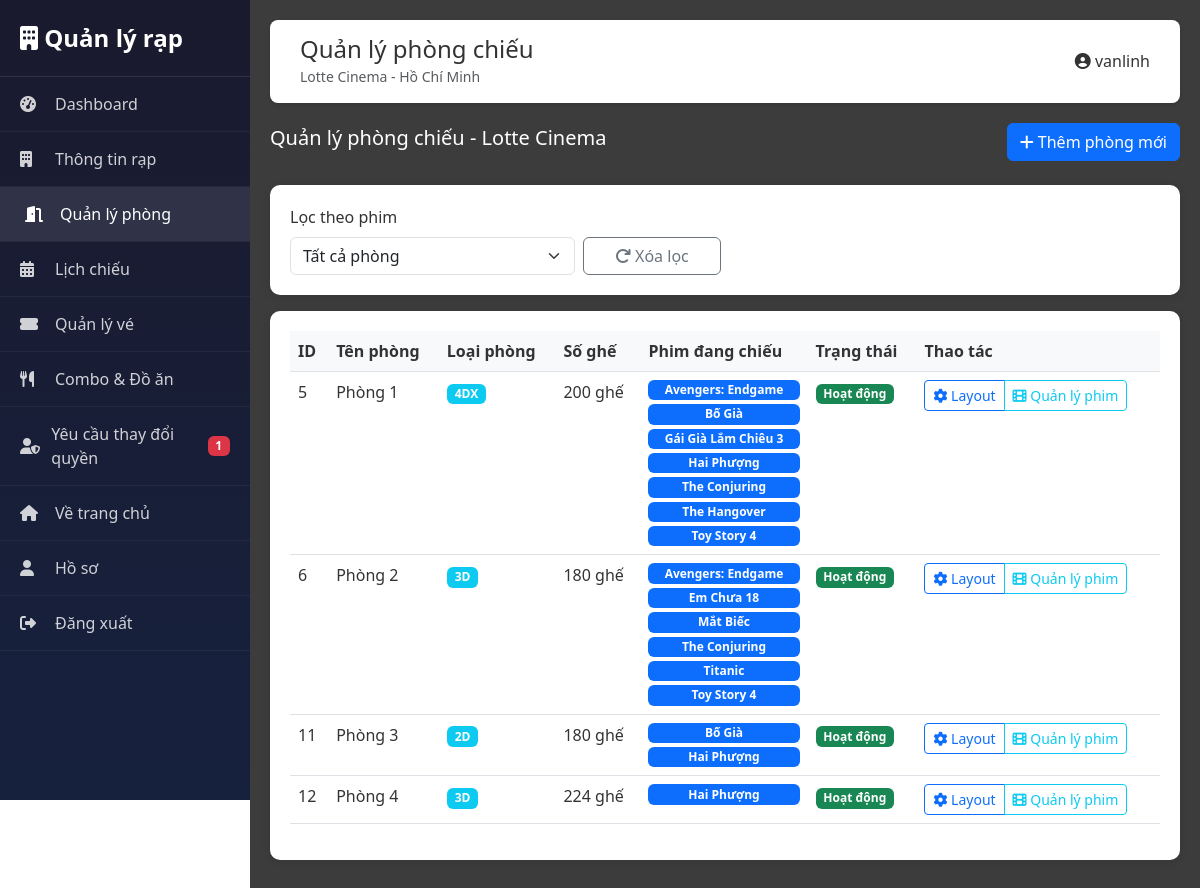
Screenshot of /?route=moderator/screens (signed in) with the database file from the repository.
### tables this page shows
CREATE TABLE `theaters` (
  `id` int(11) NOT NULL,
  `name` varchar(150) NOT NULL,
  `location` varchar(255) DEFAULT NULL,
  `phone` varchar(20) DEFAULT NULL,
  `created_at` timestamp NOT NULL DEFAULT current_timestamp(),
  `total_screens` int(11) DEFAULT 1,
  `address` text DEFAULT NULL,
  `is_active` tinyint(1) DEFAULT 1
);

CREATE TABLE `users` (
  `id` int(11) NOT NULL,
  `name` varchar(100) NOT NULL,
  `email` varchar(120) NOT NULL,
  `password` varchar(255) NOT NULL,
  `avatar` varchar(255) DEFAULT NULL,
  `birthdate` date DEFAULT NULL,
  `rank` enum('Bronze','Silver','Gold','Platinum') DEFAULT 'Bronze',
  `points` int(11) DEFAULT 0,
  `subscription_id` int(11) DEFAULT NULL,
  `status` enum('active','inactive','banned') DEFAULT 'active',
  `email_verified` tinyint(1) DEFAULT 0,
  `created_at` timestamp NOT NULL DEFAULT current_timestamp(),
  `updated_at` timestamp NOT NULL DEFAULT current_timestamp() ON UPDATE current_timestamp(),
  `role` enum('user','admin','moderator','manager') DEFAULT 'user',
  `theater_id` int(11) DEFAULT NULL,
  `is_active` tinyint(1) DEFAULT 1,
  `last_login` datetime DEFAULT NULL
);

CREATE TABLE `theater_screens` (
  `id` int(11) NOT NULL,
  `theater_id` int(11) NOT NULL,
  `screen_name` varchar(100) NOT NULL,
  `total_seats` int(11) NOT NULL,
  `seat_layout` text DEFAULT NULL,
  `seat_layout_config` text DEFAULT NULL COMMENT 'JSON config for seat layout: rows, cols, vip_rows, couple_rows, etc.',
  `screen_type` enum('2D','3D','IMAX','4DX') DEFAULT '2D',
  `is_active` tinyint(1) DEFAULT 1,
  `created_at` timestamp NOT NULL DEFAULT current_timestamp()
);

### modules/admin/views/moderator/screens.php (the view, shortened to what the rows shown need)
<div class="d-flex justify-content-between align-items-center mb-4">
    <h5>Quản lý phòng chiếu - <?php echo htmlspecialchars($theater['name']); ?></h5>
    <button type="button" class="btn btn-primary" data-bs-toggle="modal" data-bs-target="#addScreenModal">
        <i class="fas fa-plus"></i> Thêm phòng mới
    </button>
</div>
<div class="stat-card">
    <div class="table-responsive">
        <table class="table table-hover">
            <thead>
                <tr>
                    <th>ID</th>
                    <th>Tên phòng</th>
                    <th>Loại phòng</th>
                    <th>Số ghế</th>
                    <th>Phim đang chiếu</th>
                    <th>Trạng thái</th>
                    <th>Thao tác</th>
                </tr>
            </thead>
            <tbody>
                <?php if (empty($screens)): ?>
                    <tr>
                        <td colspan="7" class="text-center text-muted">Chưa có phòng chiếu nào</td>
                    </tr>
                <?php else: ?>
                    <?php foreach ($screens as $screen): ?>
                        <tr>
                            <td><?php echo $screen['id']; ?></td>
                            <td><?php echo htmlspecialchars($screen['screen_name']); ?></td>
                            <td>
                                <span class="badge bg-info"><?php echo htmlspecialchars($screen['screen_type'] ?? '2D'); ?></span>
                            </td>
                            <td><?php echo $screen['total_seats']; ?> ghế</td>
                            <td>
                                <?php if (!empty($screen['current_movies']) && is_array($screen['current_movies']) && count($screen['current_movies']) > 0): ?>
                                    <div class="d-flex flex-column gap-1">
                                        <?php foreach ($screen['current_movies'] as $movie): ?>
                                            <span class="badge bg-primary">
                                                <?php echo htmlspecialchars($movie['title'] ?? ''); ?>
                                            </span>
                                        <?php endforeach; ?>
                                    </div>
                                <?php else: ?>
                                    <span class="text-muted">Chưa có phim</span>
                                <?php endif; ?>
                            </td>
                            <td>
                                <?php if ($screen['is_active']): ?>
                                    <span class="badge bg-success">Hoạt động</span>
                                <?php else: ?>
                                    <span class="badge bg-secondary">Tạm dừng</span>
                                <?php endif; ?>
                            </td>
                            <td>
                                <div class="btn-group" role="group">
                                    <a href="?route=moderator/screenEdit&id=<?php echo $screen['id']; ?>" class="btn btn-sm btn-outline-primary">
                                        <i class="fas fa-cog"></i> Layout
                                    </a>
                                    <button type="button" class="btn btn-sm btn-outline-info"
                                            data-bs-toggle="modal"
                                            data-bs-target="#manageMoviesModal"
                                            data-screen-id="<?php echo $screen['id']; ?>"
                                            data-screen-name="<?php echo htmlspecialchars($screen['screen_name']); ?>"
                                            onclick="loadScreenMovies(<?php echo $screen['id']; ?>, '<?php echo htmlspecialchars($screen['screen_name']); ?>')">
                                        <i class="fas fa-film"></i> Quản lý phim
                                    </button>
                                </div>
                            </td>
                        </tr>
                    <?php endforeach; ?>
                <?php endif; ?>
            </tbody>
        </table>
    </div>
</div>

### modules/admin/views/moderator/layout.php (shortened to what the rows shown need)
<!DOCTYPE html>
<html lang="vi">
<head>
    <link href="https://cdn.jsdelivr.net/npm/bootstrap@5.3.0/dist/css/bootstrap.min.css" rel="stylesheet">
    <link rel="stylesheet" href="https://cdnjs.cloudflare.com/ajax/libs/font-awesome/6.4.0/css/all.min.css">
    <?php
    $baseUrl = UrlHelper::getBaseUrl();
    ?>
    <link rel="stylesheet" href="<?php echo htmlspecialchars($baseUrl); ?>/style.css?v=<?php echo time(); ?>">
</head>
<body>
    <div class="moderator-main">
        <div class="moderator-header">
            <div class="d-flex justify-content-between align-items-center">
                <div>
                    <h4 class="mb-0"><?php echo $title ?? 'Quản lý rạp'; ?></h4>
                    <?php if (isset($theater)): ?>
                        <small class="text-muted"><?php echo htmlspecialchars($theater['name']); ?> - <?php echo htmlspecialchars($theater['location'] ?? ''); ?></small>
                    <?php endif; ?>
                </div>
                <div class="d-flex align-items-center gap-3">
                    <span><i class="fas fa-user-circle"></i> <?php echo htmlspecialchars($user['name'] ?? 'Moderator'); ?></span>
                </div>
            </div>
        </div>
        <?php echo $content; ?>
    </div>
</body>
</html>

### rows the page displays
theaters: name "Lotte Cinema", location "Hồ Chí Minh"
users: name "vanlinh"
theater_screens: id "5", screen_name "Phòng 1", screen_type "4DX", total_seats "200", title "Avengers: Endgame", title "Bố Già", title "Gái Già Lắm Chiêu 3", title "Hai Phượng", title "The Conjuring", title "The Hangover", title "Toy Story 4", is_active "Hoạt động"
theater_screens: id "6", screen_name "Phòng 2", screen_type "3D", total_seats "180", title "Avengers: Endgame", title "Em Chưa 18", title "Mắt Biếc", title "The Conjuring", title "Titanic", title "Toy Story 4", is_active "Hoạt động"
theater_screens: id "11", screen_name "Phòng 3", screen_type "2D", total_seats "180", title "Bố Già", title "Hai Phượng", is_active "Hoạt động"
theater_screens: id "12", screen_name "Phòng 4", screen_type "3D", total_seats "224", title "Hai Phượng", is_active "Hoạt động"

### other values shown
$pendingCount "1"
$title "Quản lý phòng chiếu"
